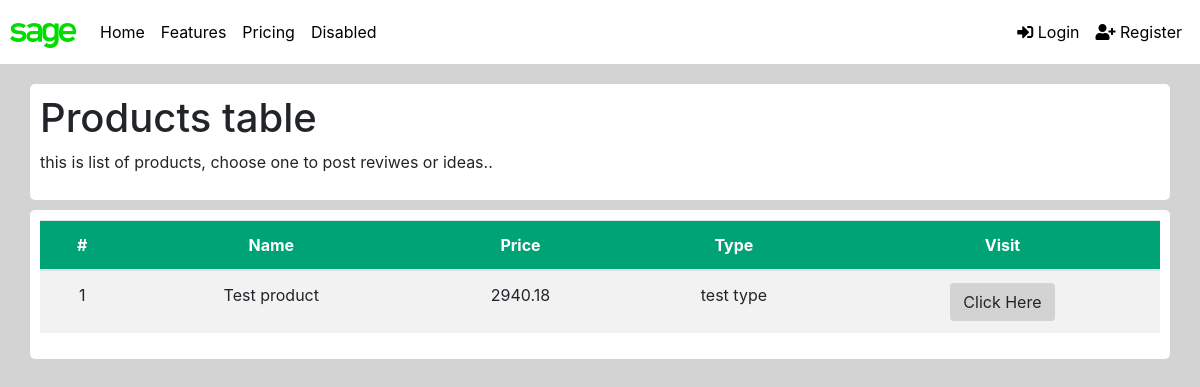
Before: / with the older database file.
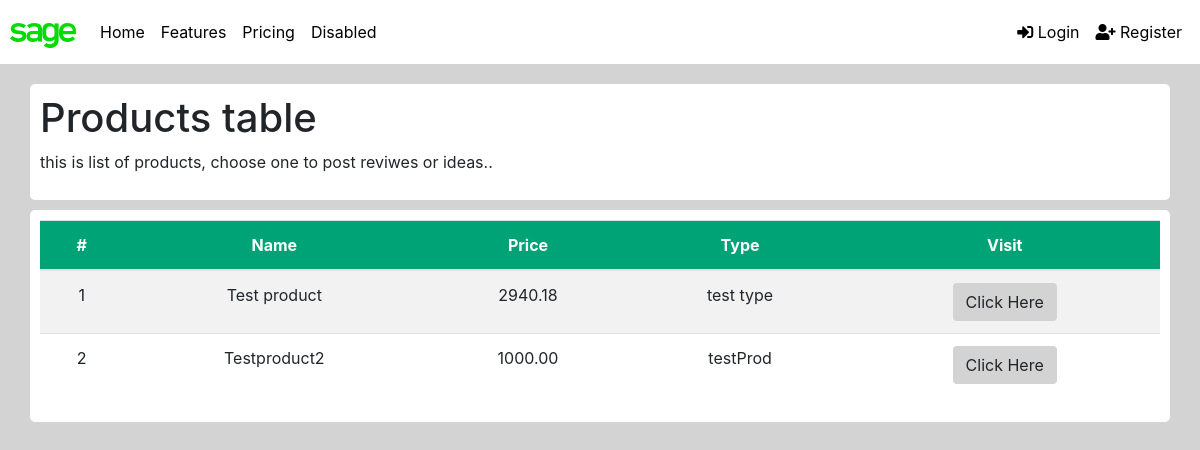
After: the same page with the newer database file.
### tables this page shows
CREATE TABLE `products` (
  `ProductID` int(11) NOT NULL,
  `ProductName` varchar(20) NOT NULL,
  `Price` decimal(6,2) NOT NULL,
  `Type` varchar(20) DEFAULT NULL
);

### index.php (the view, shortened to what this page needs)
<?php require 'header.php';?>
  <!doctype html>
<html lang="en">
  <head>
    <link rel="stylesheet" href="css/index.css">
  </head>
<body>
<main>
    <div class="container">
    <div class="row">
        <div class="col-xs-12 col-md-12">
            <div class="heading">
                <h1>Products table</h1>
                <p>this is list of products, choose one to post reviwes or ideas..</p>
            </div>
        </div>
    </div>
</div>
<div class="container">
    <div class="row">
        <div class="col-xs-12 col-md-12">
            <div class="content-table">
            <table class="table table-striped">
            <thead class="tr-header">
            <tr class="text-center">
                <th>#</th>
                <th>Name</th>
                <th>Price</th>
                <th>Type</th>
                <th>Visit</th>
            </tr>
            </thead>
            <tbody>
            <?php
                $sql = "SELECT * FROM products";
                $result = $conn->query($sql);
                while ($row = $result->fetch_assoc()) {
                    echo '<tr class="text-center">
                    <td>'.$row['ProductID'].'</td>
                    <td>'.$row['ProductName'].'</td>
                    <td>'.$row['Price'].'</td>
                    <td>'.$row['Type'].'</td>
                    <td><a href="feedback.php?id=' . $row['ProductID'] . '"><button class="btn" type="button">Click Here</button></a>
                    </td>
                    </tr>';
                }
            ?>
            </tbody>
            </table>
            </div>
        </div>
    </div>
 </div>
</main>
</body>
</html>

### header.php (shortened to what this page needs)
<!doctype html>
<html lang="en">
  <head>
    <link rel="stylesheet" href="https://stackpath.bootstrapcdn.com/bootstrap/4.3.1/css/bootstrap.min.css">
    <link rel="stylesheet" href="https://use.fontawesome.com/releases/v5.7.0/css/all.css">
    <link rel="stylesheet" href="css/header.css">
  </head>
    <header>
            <nav class="navbar navbar-expand-lg">
                <a class="navbar-brand" href="#"><img src="images/logo_sage.png" alt=""></a>
                <div class="collapse navbar-collapse" id="navbarNavAltMarkup">
                    <div class="navbar-nav right">
                        <a class="nav-item nav-link active text-center" href="#">Home <span class="sr-only">(current)</span></a>
                        <a class="nav-item nav-link text-center" href="#">Features</a>
                        <a class="nav-item nav-link text-center" href="#">Pricing</a>
                        <a class="nav-item nav-link text-center" href="#">Disabled</a>
                    </div>
                  <div class="navbar-nav ml-auto">
                    <?php
                    if (!isset($_SESSION['UserID'])) {
                      echo '<a class="nav-item nav-link text-center" href="login.php"><i class="fas fa-sign-in-alt"></i> Login</a>
                          <a class="nav-item nav-link text-center" href="signup.php"><i class="fas fa-user-plus"></i> Register</a>';
                    }
                    else {
                      echo '<a class="nav-item nav-link text-center" href="account.php"><i class="far fa-user"></i> My Acount</a>
                            <a class="nav-item nav-link text-center" href="includes/logout.inc.php" id="logout"><i class="fas fa-sign-out-alt"></i> Logout</a>';
                    }
                    ?>
                  </div>
                </div>
             </nav>
  </header>
</html>

### css/header.css (style rules this page uses)
.nav-item { margin: 0x; padding: 10px 15px; color: black; }
.navbar-brand { margin-top: 3px; }
.navbar { padding: 10px 10px; background-color: white; }
.btn { background-color: lightgrey; }

### css/index.css (style rules this page uses)
html, body { height: 100%; }
main { height: 100%; background-color: lightgrey; padding: 10px; }
.container { background-color: rgba(255, 255, 255, 1.0); border-radius: 5px; margin: 10px auto; padding: 10px; }
.content-table { overflow-x:auto; }
.content-table a { text-decoration: none; }
.tr-header { background-color: #00a376; color: white; }
tbody a { color: black; }

Changed rows visible on the page:
added products: ProductID "2", ProductName "Testproduct2", Price "1000.00", Type "testProd"
